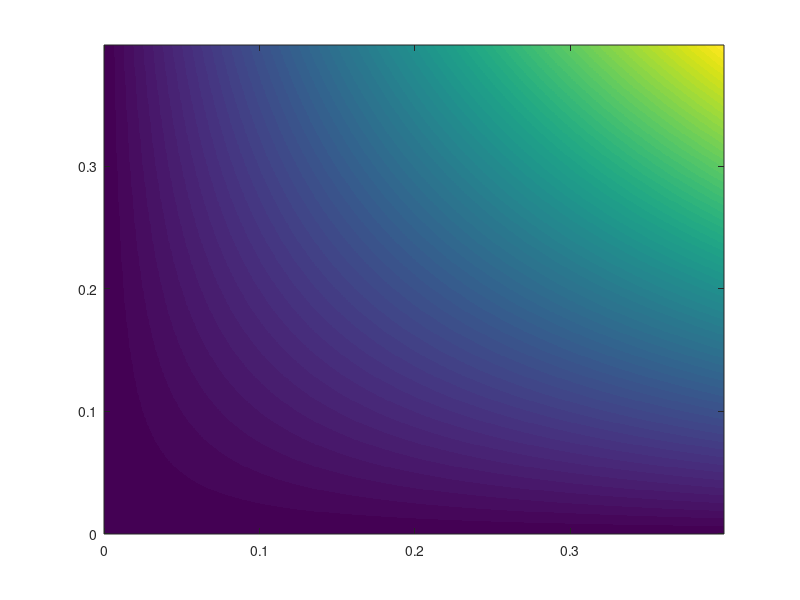

Source code (MATLAB): (Note: this script raises an error after producing the figure.)
x2 = [1,2,3];

sigma = 1;
% Normal Density
f = @(Y,theta) (1/(sigma*sqrt(2*pi)))*exp(-((repmat(Y,[1,length(theta)]) - repmat(theta,[length(Y),1])).^2)./(2*sigma^2));

%Gamma
theta_res = 800;
theta_values = linspace(-10,10,theta_res);

for l = 1:3
    Y = [0; x2(l)];
    gamma = f(Y,theta_values);
    k = convhull(gamma(1,:),gamma(2,:));

    %Optimization surface
    x1max = max(gamma(1,:));
    x2max = max(gamma(2,:));
    xres = 1000;
    yres = 1000;
    x = linspace(0,x1max,xres);
    y = linspace(0,x2max,yres);
    for i = 1:xres
        for j = 1:yres
            S(i,j) = x(i)*y(j);
        end
    end
    imagesc([0,x1max],[0,x2max], S);
    set(gca,'YDir','normal')

    %Optimal solution and figure 1
    Q = MixtureLikelihoodMovingMasses2(f,Y);
    optimal_thetas = f(Y,Q.Support);
    optimal_u = Q.ProbWeights*optimal_thetas';

    %Plot
    h = figure('pos',[200, 200, 450, 450]);
%     h = figure(2);
    axis equal tight
    clf
    hold on
    % contourf(x,y,S,200,'LineStyle','none')
    imagesc([0,x1max],[0,x2max], S);
    set(gca,'YDir','normal')
    plot(gamma(1,:),gamma(2,:),'w','LineWidth',1.5');
    plot(gamma(1,k),gamma(2,k),'k','LineStyle','--','LineWidth',1.5');
    scatter(optimal_thetas(1,:),optimal_thetas(2,:),'m','filled')
    scatter(optimal_u(1),optimal_u(2),'y','filled')
    hold off
    xlabel('\gamma_1','FontSize',20)
    ylabel('\gamma_2','FontSize',20)
    axis equal
    axis([0,x1max,0,x2max])

    filename = ['Sigma1x1_0-x2_',num2str(x2(l)),'.png'];
    
    set(gca, 'units', 'normalized'); %Just making sure it's normalized
    Tight = get(gca, 'TightInset');  %Gives you the bording spacing between plot box and any axis labels
                                     %[Left Bottom Right Top] spacing
    NewPos = [Tight(1) Tight(2) 1-Tight(1)-Tight(3) 1-Tight(2)-Tight(4)]; %New plot position [X Y W H]
    set(gca, 'Position', NewPos);
    saveas(h, filename)
end